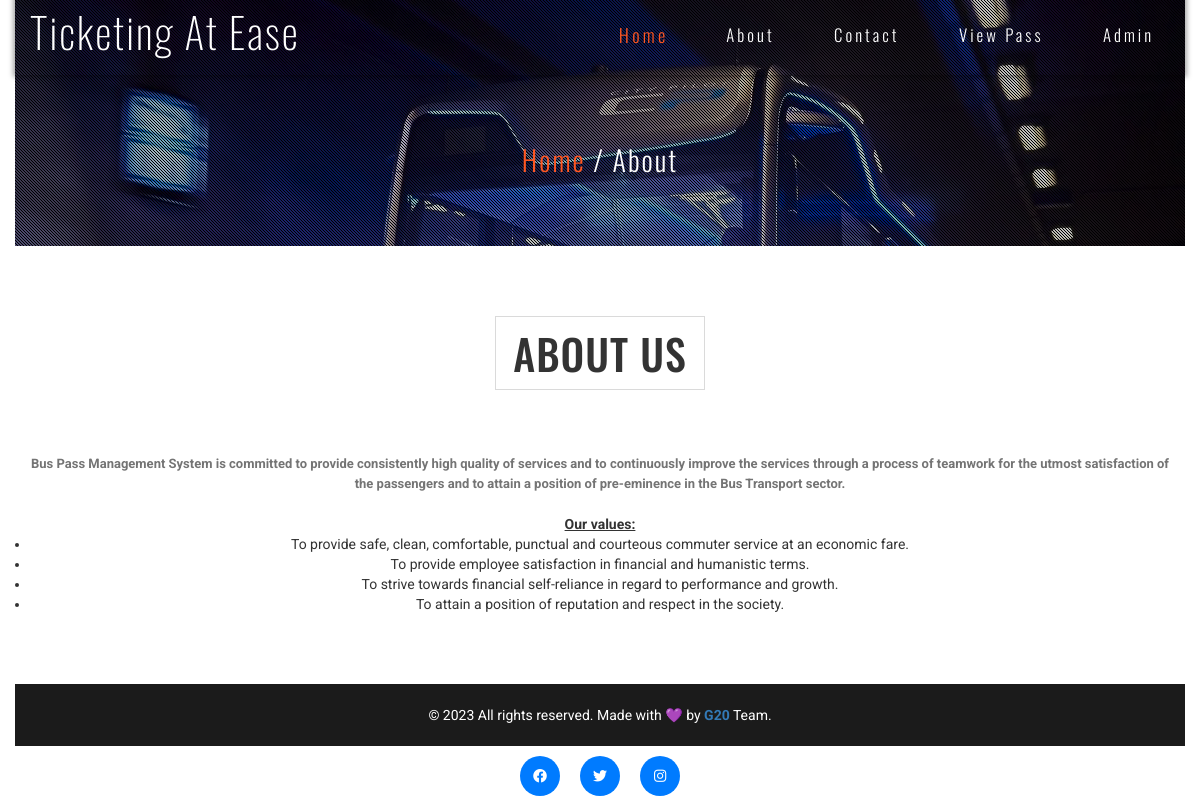
Page /about.php on the committed database.
### tables this page shows
CREATE TABLE `tblpage` (
  `ID` int(10) NOT NULL,
  `PageType` varchar(200) DEFAULT NULL,
  `PageTitle` varchar(200) DEFAULT NULL,
  `PageDescription` mediumtext DEFAULT NULL,
  `Email` varchar(200) DEFAULT NULL,
  `MobileNumber` bigint(10) DEFAULT NULL,
  `UpdationDate` timestamp NOT NULL DEFAULT current_timestamp() ON UPDATE current_timestamp()
);

### about.php (the view, shortened to what this page needs)
<?php
include('includes/dbconnection.php');
?>
<!DOCTYPE html>
<html lang="en">
<head>
	<link href="css/bootstrap.css" type="text/css" rel="stylesheet" media="all">
	<link href="css/style.css" type="text/css" rel="stylesheet" media="all">
	<link href="css/font-awesome.css" rel="stylesheet">
</head>
<body>
	<div class="agileits-banner">
		<div class="bnr-agileinfo">
			<?php include_once('includes/header.php'); ?>
			<div class="banner-text agileinfo about-bnrtext">
				<div class="container">
					<h2><a href="index.php">Home</a> / About</h2>
				</div>
			</div>
		</div>
	</div>
	<div class="welcome" id="welcome">
		<?php
		$sql = "SELECT * from tblpage where PageType='aboutus'";
		$query = $dbh->prepare($sql);
		$query->execute();
		$results = $query->fetchAll(PDO::FETCH_OBJ);
		if ($query->rowCount() > 0) {
			foreach ($results as $row) {               ?>
				<div class="container">
					<div class="agileits-title">
						<h3><?php echo $row->PageTitle; ?></h3>
					</div>
					<div class="welcomerow-agileinfo">
						<?php echo htmlspecialchars_decode($row->PageDescription); ?>
					</div>
				</div>
		<?php $cnt = $cnt + 1;
			}
		} ?>
	</div>
	<?php include_once('includes/footer.php'); ?>
</body>
</html>

### css/style.css (style rules this page uses)
body { margin:0; font-family: 'Roboto', sans-serif; background: #fff; }
body a { transition: 0.5s all; -webkit-transition: 0.5s all; -moz-transition: 0.5s all; -o-transition: 0.5s all; -ms-transition: 0.5s all; text-decoration:none; outline:none; }
h1,h2,h3,h4,h5,h6 { margin:0; font-family: 'Oswald', sans-serif; }
ul,label { margin:0; padding:0; }
.agileits-banner { background:url(../images/fbg.webp)no-repeat center 0px; -webkit-background-size:cover; -moz-background-size:cover; -o-background-size:cover; -ms-background-size:cover; background-size:cover; position: relative; }
.bnr-agileinfo { background: url(../images/overlay.png)rgba(0, 0, 0, 0.25) repeat 0px 0px; }
.banner-text { padding: 21em 0; }
.welcome,.services,.gallery,.team,.subscribe,.contact,.testimonials,.video,.codes { padding: 5em 0; }
.agileits-title { text-align: center; }
.agileits-title h3 { font-size: 3em; text-transform: uppercase; margin-bottom: 1.5em; display: inline-block; border: 1px solid #dadada; padding: .3em 0.4em; letter-spacing: 1px; color:#333; }
.welcomerow-agileinfo { text-align: center; }
.banner-text.agileinfo.about-bnrtext { padding: 5em 0; text-align: center; }
.banner-text.agileinfo.about-bnrtext h2 { font-size: 2em; color: #fff; font-weight: 300; letter-spacing: 2px; }
.banner-text.agileinfo.about-bnrtext h2 a { color: #FF5722; display: inline-block; -webkit-transition:.5s all; -moz-transition:.5s all; -o-transition:.5s all; -ms-transition:.5s all; transition:.5s all; }
@media (max-width:1280px) { .banner-text { padding: 16em 0; } }

### includes/footer.php (style rules this page uses)
body { display: flex; flex-direction: column; align-items: center; justify-content: center; height: 100vh; margin: 0; }

### rows in the picture
tblpage: PageTitle "ABOUT US", PageDescription "Bus Pass Management System is committed to provide consistently high quality of services and to continuously improve the services through a process of teamwork for the utmost satisfaction of the passengers and to attain a position of pre-eminence in the Bus Transport sector. Our values: To provide safe, clean, comfortable, punctual and courteous commuter service at an economic fare. To provide employee satisfaction in financial and humanistic terms. To strive towards financial self-reliance in regard to performance and growth. To attain a position of reputation and respect in the society."
